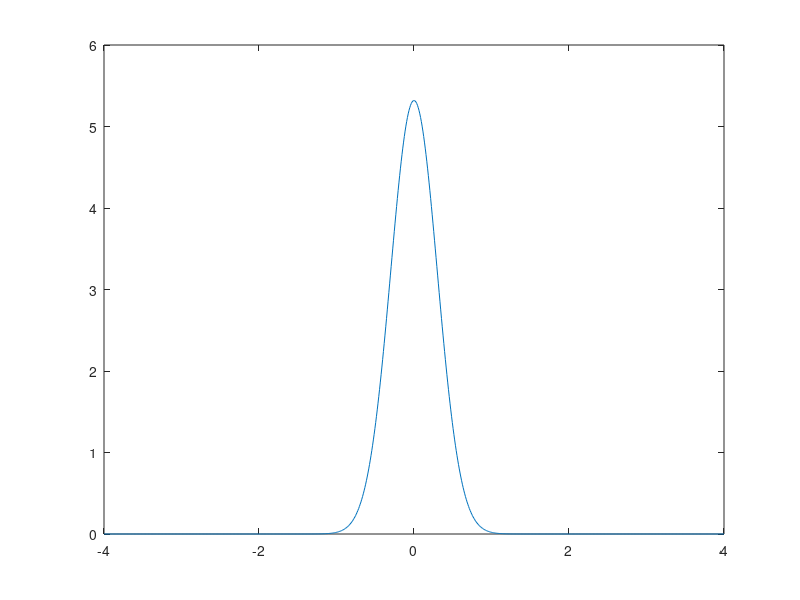
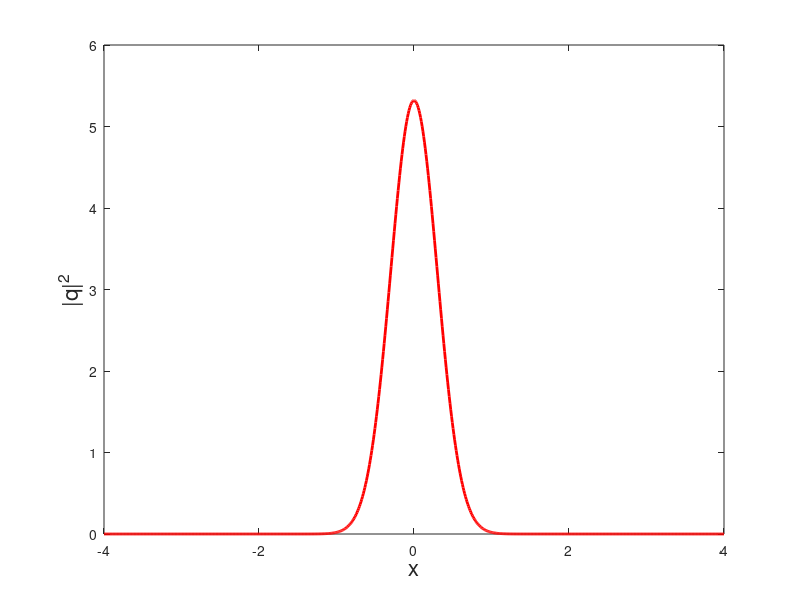

Recreate these plots in MATLAB, in order. (Note: this script raises an error after producing the figures.)
clear all; close all; clc; clearvars;

N=400; L=4;
x=linspace(-L,L,2*N+2); dx=x(2)-x(1);
dt=0.2*dx.^2;

J=20000;
J=1;
t0=0; for j=1:J+1 t(j)=(j-1)*dt; end
aa=-1i*dt/(2*dx^2);

%% ABC
alpha = 1; g0 = 20;
sink = exp(-g0*dt*(1./cosh(alpha*(x-L)).^2 + 1./cosh(alpha*(x+L)).^2));
q=zeros(2*N+2,J+1);
% a=0.5; b=3; 
% %% The initial condition
% for n=1:2*N+2
%     if x(n)>=-a && x(n)<=a
%         q(n,1)=b;
%     end
% end

z0=0;
k0=5;
sigma=.3; A=2;
q(:,1)=A*exp(1i*k0*x-(x-z0).^2/(2*sigma)^2)/sqrt(sqrt(2*pi)*sigma);%+A*exp(-1i*k0*x-(x-z0).^2/(2*sigma)^2)/sqrt(sqrt(2*pi)*sigma);

%%
center=ones(1,2*N+2); left=ones(1,2*N+1);
AA=aa*diag(left,-1)+aa*diag(left,1)-(2*aa+1)*diag(center,0);
BB=-aa*diag(left,-1)-aa*diag(left,1)+(2*aa-1)*diag(center,0);

AA(N+1,N)=0; AA(N+1,N+1)=1; AA(N+1,N+2)=-1; 
BB(N+1,N)=0; BB(N+1,N+1)=0; BB(N+1,N+2)=0; 

AA(N+2,N+1)=1; AA(N+2,N+2)=1; AA(N+2,N+3)=0; 
BB(N+2,N+1)=1; BB(N+2,N+1)=0; BB(N+2,N+2)=0; BB(N+2,N+3)=1; 

AA=sparse(AA); BB=sparse(BB);

% for j=1:J
%     for n=1:2*N+2
%         q(n,j)=q(n,j)*exp(-2*1i*dt*q(n,j)*conj(q(n,j))/2);
%     end
%     
%     q(:,j+1)=AA\BB*q(:,j);
%     
%     for n=1:2*N+2
%         q(n,j+1)=q(n,j+1)*exp(-2*1i*dt*q(n,j+1)*conj(q(n,j+1))/2);
%     end
% %     q(:,j+1)=sink'.*q(:,j+1); 
% %     plot(x,abs(q(:,j+1)).^2); %ylim([0 12])
% %     drawnow
%     fprintf('%s%i\n','j=',j)
% end

% plot(x,abs(q(:,2000)).^2); %ylim([0 2])


time=1;
for kk=1:50:j+1
    Q(:,time)=q(:,kk);
    time=time+1;
    plot(x,abs(q(:,kk)).^2); %ylim([0 160])
    drawnow
end


figure(4)
plot(x,abs(q(:,1)).^2,'r','Linewidth',2); %ylim([0 160]); 
ylabel('|q|^2','Fontsize',16); xlabel('x','Fontsize',16)
hold on
plot(x,abs(Q(:,40)).^2,'b','Linewidth',2); %ylim([0 160])
hold on
plot(x,abs(Q(:,80)).^2,'k','Linewidth',2); %ylim([0 160])
legend('t=0','t=0.2','t=0.4')




%% Star graph
beta_m1=46/70; beta_p1=46/58; 
beta_p2=46/22; beta_m2=46/17;
beta_p3=46/16; beta_m3=46/15;

alpha_m1=sqrt(beta_m1);
alpha_p1=sqrt(beta_p1);
alpha_p2=sqrt(beta_p2);

alpha_m2=sqrt(beta_m2);
alpha_p3=sqrt(beta_p3);
alpha_m3=sqrt(beta_m3);

q_m1=sqrt(2/beta_m1)*Q(1:N+1,:)/2; 
q_m2=sqrt(2/beta_m2)*Q(1:N+1,:)/2; 
q_m3=sqrt(2/beta_m3)*Q(1:N+1,:)/2;
q_p1=sqrt(2/beta_p1)*Q(N+2:2*N+2,:)/2; 
q_p2=sqrt(2/beta_p2)*Q(N+2:2*N+2,:)/2; 
q_p3=sqrt(2/beta_p3)*Q(N+2:2*N+2,:)/2; 

q_m1(:,1)=sqrt(2/beta_m1)*q(1:N+1,1)/2; 
q_m2(:,1)=sqrt(2/beta_m2)*q(1:N+1,1)/2; 
q_m3(:,1)=sqrt(2/beta_m3)*q(1:N+1,1)/2;
q_p1(:,1)=sqrt(2/beta_p1)*q(N+2:2*N+2,1)/2; 
q_p2(:,1)=sqrt(2/beta_p2)*q(N+2:2*N+2,1)/2; 
q_p3(:,1)=sqrt(2/beta_p3)*q(N+2:2*N+2,1)/2;

x1=x(1:N+1); x2=x(N+2:2*N+2);
%% Plotting
middle=60; final=120;
font=16;
figure('DefaultAxesFontSize',14); set(gcf,'Position',[200 0 600 1600]);
subplot(3,2,1)
plot(x1,abs(q_m1(:,1)).^2,'r','Linewidth',2); title('b_{-1}','Fontsize',font); xlabel('x','Fontsize',font);
ylabel('|q_{-1}|^2','Fontsize',font);
ylim([0 4])
hold on
plot(x1,abs(q_m1(:,middle)).^2,'g','Linewidth',2);
hold on
plot(x1,abs(q_m1(:,final)).^2,'b','Linewidth',2);

subplot(3,2,2)
plot(x2,abs(q_p1(:,1)).^2,'r','Linewidth',2); title('b_{1}','Fontsize',font); xlabel('x','Fontsize',font);
ylabel('|q_{1}|^2','Fontsize',font);
ylim([0 4])
hold on
plot(x2,abs(q_p1(:,middle)).^2,'g','Linewidth',2);
hold on
plot(x2,abs(q_p1(:,final)).^2,'b','Linewidth',2);

subplot(3,2,3)
plot(x1,abs(q_m2(:,1)).^2,'r','Linewidth',2); title('b_{-2}','Fontsize',font); xlabel('x','Fontsize',font);
ylabel('|q_{-2}|^2','Fontsize',font);
ylim([0 1.5])
hold on
plot(x1,abs(q_m2(:,middle)).^2,'g','Linewidth',2);
hold on
plot(x1,abs(q_m2(:,final)).^2,'b','Linewidth',2);

subplot(3,2,4)
plot(x2,abs(q_p2(:,1)).^2,'r','Linewidth',2);  title('b_{2}','Fontsize',font); xlabel('x','Fontsize',font);
ylabel('|q_{2}|^2','Fontsize',font);
ylim([0 1.5])
hold on
plot(x2,abs(q_p2(:,middle)).^2,'g','Linewidth',2);
hold on
plot(x2,abs(q_p2(:,final)).^2,'b','Linewidth',2);

subplot(3,2,5)
plot(x1,abs(q_m3(:,1)).^2,'r','Linewidth',2);  title('b_{-3}','Fontsize',font); xlabel('x','Fontsize',font);
ylabel('|q_{-3}|^2','Fontsize',font);
ylim([0 1])
hold on
plot(x1,abs(q_m3(:,middle)).^2,'g','Linewidth',2);
hold on
plot(x1,abs(q_m3(:,final)).^2,'b','Linewidth',2); 

subplot(3,2,6)
plot(x2,abs(q_p3(:,1)).^2,'r','Linewidth',2);  title('b_{3}','Fontsize',font); xlabel('x','Fontsize',font); 
ylabel('|q_{3}|^2','Fontsize',font);
ylim([0 1])
hold on
plot(x2,abs(q_p3(:,middle)).^2,'g','Linewidth',2); 
hold on
plot(x2,abs(q_p3(:,final)).^2,'b','Linewidth',2);
legend('t=0','t=0.06','t=0.12')





